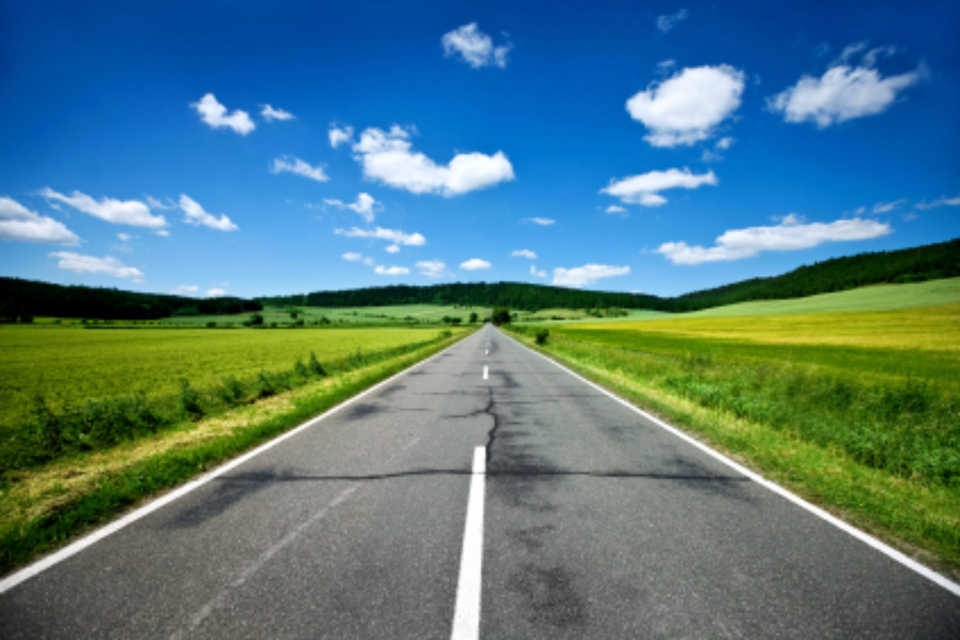
#> input picture LaneDetectionwithOpenCV/LaneDetectionwithOpenCV/road.jpg, 1920 x 1280 px (shown at 1/2 size)
$ python detector.py
#> lines starting #> are read from the running program, lines starting #| are printed output that depends on the picture; after the words box and inside, x2 and y2 are one past the last pixel; in counts of white or black regions, pixels touching at a corner belong together
import cv2
import numpy as np
from matplotlib import pylab as plt

img = cv2.imread('road.jpg')
#> img is the input picture: shape (1280, 1920, 3); mean B, G, R 128.2, 121.7, 81.7
img = cv2.cvtColor(img, cv2.COLOR_BGR2RGB)

#Step 1: masking the image by defining the region of interest (ROI)
print(img.shape)
#| (1280, 1920, 3)
height, width = img.shape[:2]
#> height = 1280; width = 1920

roi_vertices = [
    (0, height),
    (0, 1100),
    (width/2, height/2),
    (width, 1100),
    (width, height)
]

def roi(image, vertices):
    mask = np.zeros_like(image)
    #channel_count = image.shape[2]
    #match_mask_color = (255,) * channel_count
    match_mask_color = 255
    cv2.fillPoly(mask, vertices, match_mask_color)
    masked_image = cv2.bitwise_and(image, mask)
    return masked_image

#Step 2: applying the canny edge detection and cropping the image
gray_image = cv2.cvtColor(img, cv2.COLOR_RGB2GRAY)
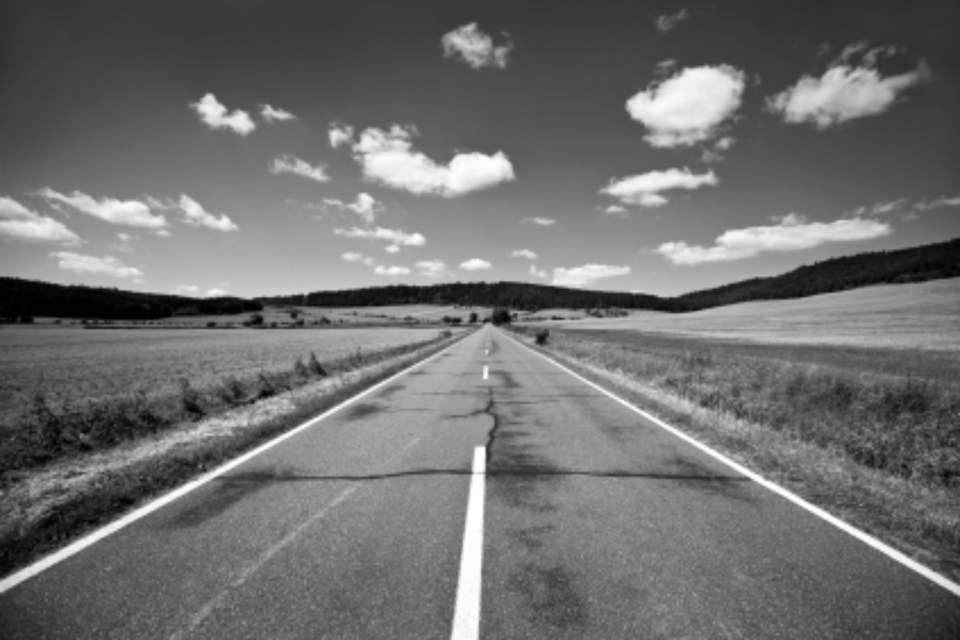
#> gray_image: shape (1280, 1920) (shown at 1/2 size); min 0, max 255, mean 110.5
canny_image = cv2.Canny(gray_image, 100, 200)
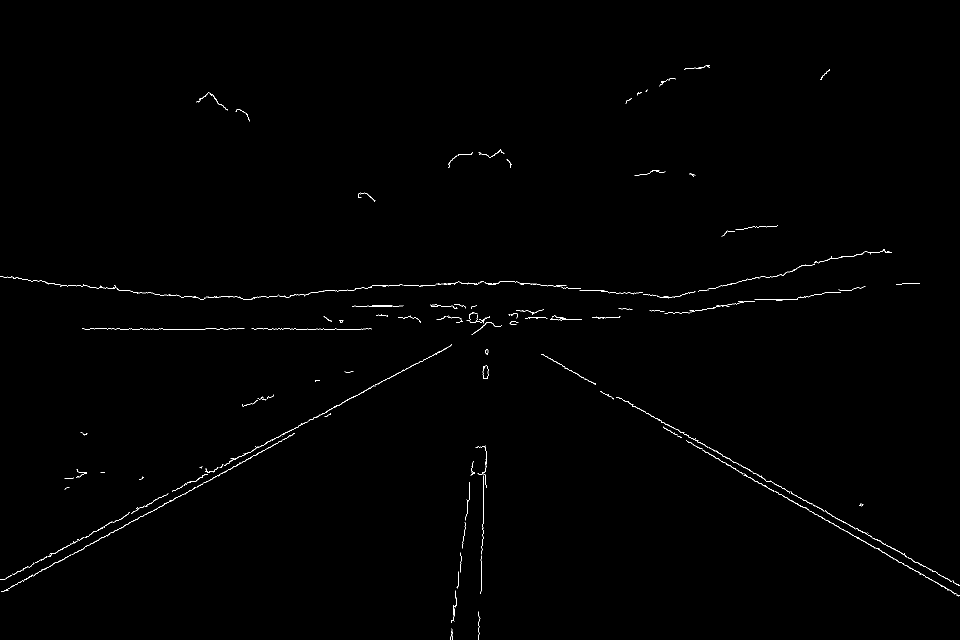
#> canny_image: shape (1280, 1920) (shown at 1/2 size); 0.43% white in thin lines or dots, all inside (x1, y1, x2, y2) = (0, 131, 1920, 1280)
cropped_image = roi(canny_image, np.array([roi_vertices], np.int32))
#> in roi, `cv2.fillPoly(mask, vertices, match_mask_color)`:
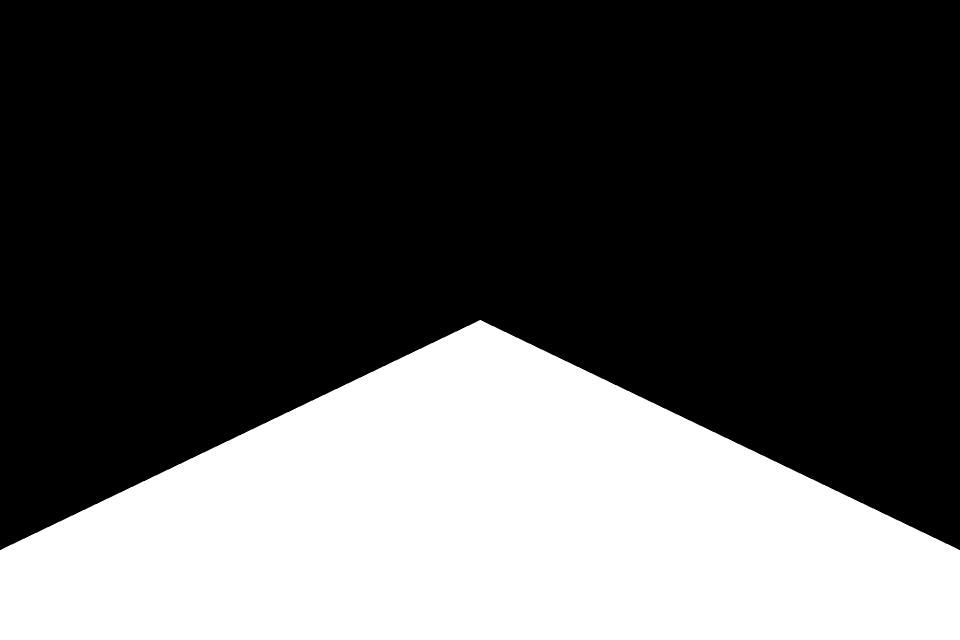
#> mask: shape (1280, 1920) (shown at 1/2 size); 32% white; 1 white region, box (x1, y1, x2, y2) and area: (0, 640, 1920, 1280) 786960
#> in roi, `masked_image = cv2.bitwise_and(image, mask)`:
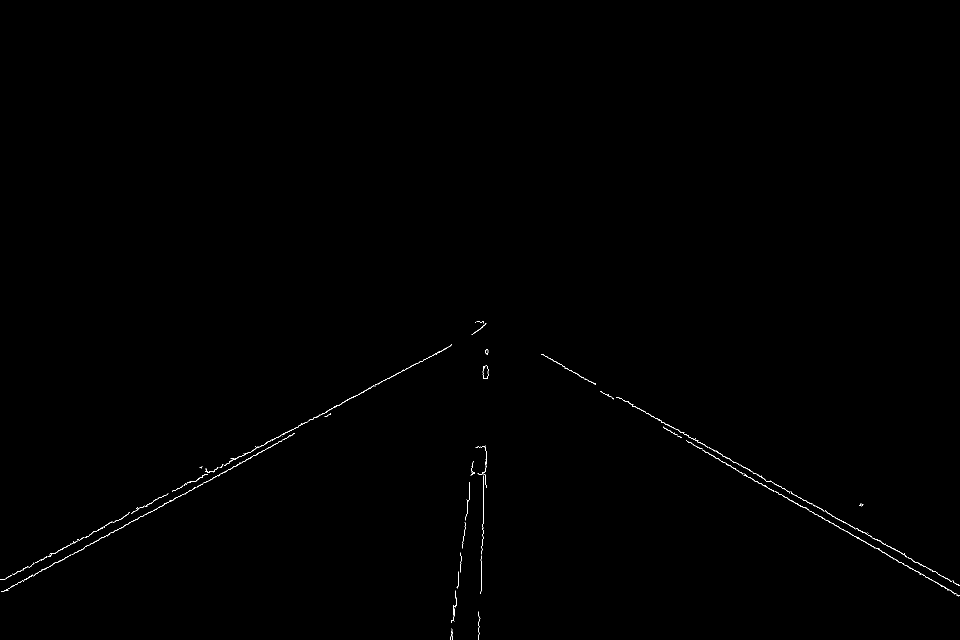
#> masked_image: shape (1280, 1920) (shown at 1/2 size); 0.21% white in thin lines or dots, all inside (x1, y1, x2, y2) = (0, 643, 1920, 1280)

#Step 3: applying the Hough Line Transform and draw the lines
def draw_the_lines(img, lines):
    img = np.copy(img)
    blank_image = np.zeros((img.shape[0], img.shape[1], 3), dtype=np.uint8)

    for line in lines:
        for x1, y1, x2, y2 in line:
            cv2.line(blank_image, (x1,y1), (x2,y2), (255,0,0), thickness=4)

    img = cv2.addWeighted(img, 0.8, blank_image, 1, 0)
    return img

lines = cv2.HoughLinesP(cropped_image, rho = 6, theta = np.pi/60,
                        threshold = 160,
                        lines = np.array([]),
                        minLineLength = 40,
                        maxLineGap = 25)
#> lines = 44 rows, first 6: [510, 896, 682, 808], [1611, 1015, 1917, 1192], [3, 1159, 209, 1054], [1327, 855, 1600, 1012], [512, 910, 587, 867], [1498, 938, 1608, 1001]
image_with_lines = draw_the_lines(img, lines)
#> the loop in draw_the_lines, `for line in lines:` made 44 passes
#> line on passes 1 to 12: [[510, 896, 682, 808]], [[1611, 1015, 1917, 1192]], [[3, 1159, 209, 1054]], [[1327, 855, 1600, 1012]], [[512, 910, 587, 867]], [[1498, 938, 1608, 1001]], [[66, 1152, 130, 1115]], [[729, 781, 883, 702]], [[1356, 859, 1536, 962]], [[2, 1158, 458, 926]], [[962, 1145, 966, 1055]], [[429, 942, 484, 910]]
#> in draw_the_lines, `img = cv2.addWeighted(img, 0.8, blank_image, 1, 0)`:
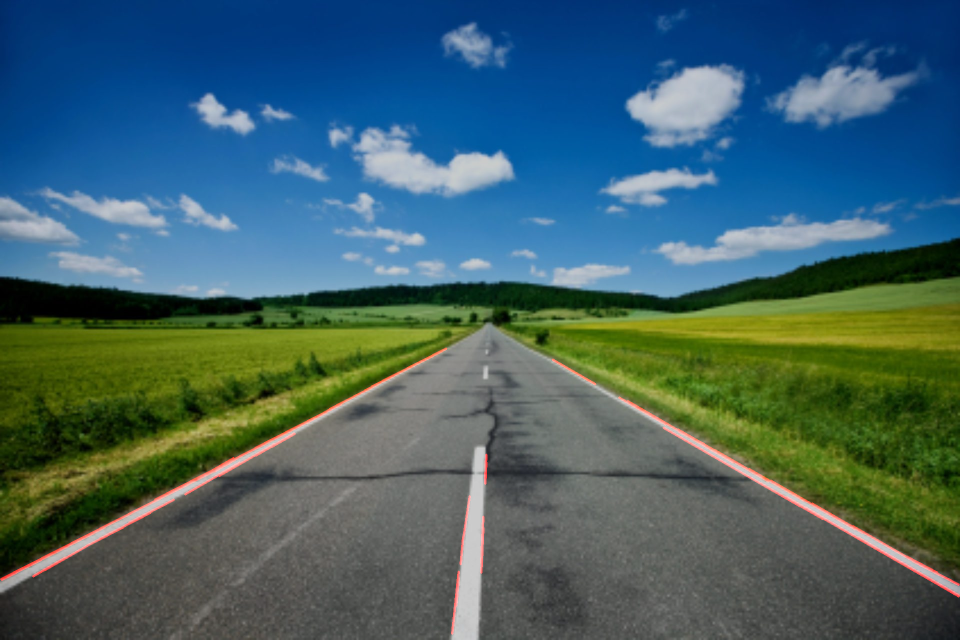
#> img: shape (1280, 1920, 3) (shown at 1/2 size); mean R, G, B 66.3, 97.4, 102.6


plt.imshow(image_with_lines)
plt.show()
